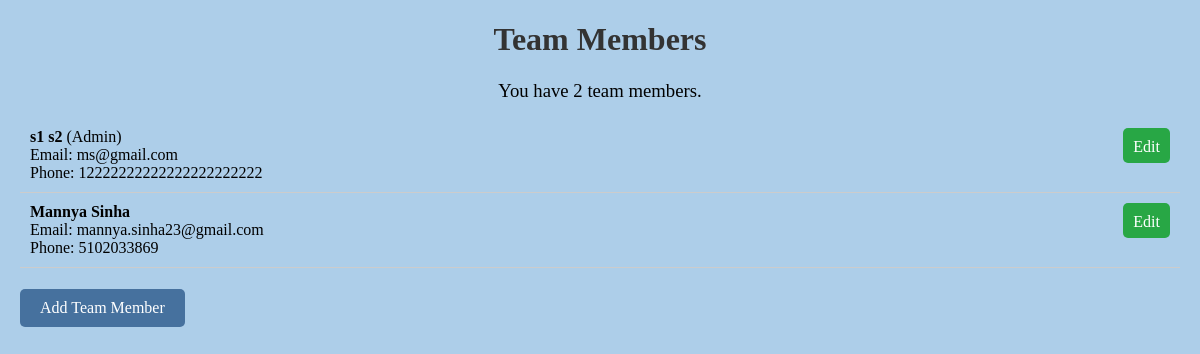
The app's page /api/, older data.
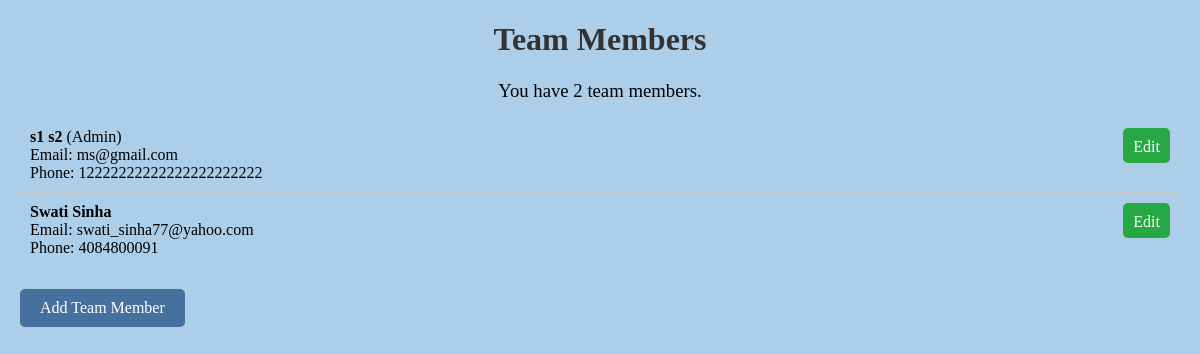
The same page, newer data.
### myapp/models.py (models this page shows, shortened)
class TeamMember(models.Model):
    ROLE_CHOICES = [
        ('admin', 'Admin'),
        ('regular', 'Regular'),
    ]
    first_name = models.CharField(max_length=100)
    last_name = models.CharField(max_length=100)
    email = models.EmailField(unique=True)
    phone_regex = RegexValidator(regex=r'^\+?1?\d{9,15}$', message="Phone number must be entered in the format: '+999999999'. Up to 15 digits allowed.")
    phone_number = models.CharField(validators=[phone_regex], max_length=17, blank=True) # Validators should be a list
    role = models.CharField(max_length=100)
    created_at = models.DateTimeField(auto_now_add=True)

### myapp/views.py (the view)
# urls.py: path('', team_members_list, name='team_members_list'),
def team_members_list(request):
    team_members = TeamMember.objects.all()
    return render(request, 'team_members_list.html', {'team_members': team_members})

### myapp/templates/team_members_list.html (shortened to what this page needs)
<!DOCTYPE html>
<html lang="en">
<head>
</head>
<body>
    <h1>Team Members</h1>
    <h3> You have {{ team_members|length }} team members. </h3>
    <ul class="team-list">
        {% for member in team_members %}
        <li>
            <span>
                <strong>{{ member.first_name }} {{ member.last_name }}</strong>
                {% if member.role == 'admin' %}
                    (Admin)
                {% endif %}
                <br>
                Email: {{ member.email }}<br>
                Phone: {{ member.phone_number }}<br>
            </span>
            <a href="{% url 'edit_team_member' member.id %}" class="edit-button">Edit</a>
        </li>
        {% endfor %}
    </ul>
    <a href="{% url 'add_team_member' %}" class="add-button"> Add Team Member</a>
</body>
</html>

Row changes from the older to the newer data that the page shows:
removed TeamMember: first_name "Mannya", last_name "Sinha", email "mannya.sinha23@gmail.com", phone_number "5102033869"
added TeamMember: first_name "Swati", last_name "Sinha", email "swati_sinha77@yahoo.com", phone_number "4084800091"
